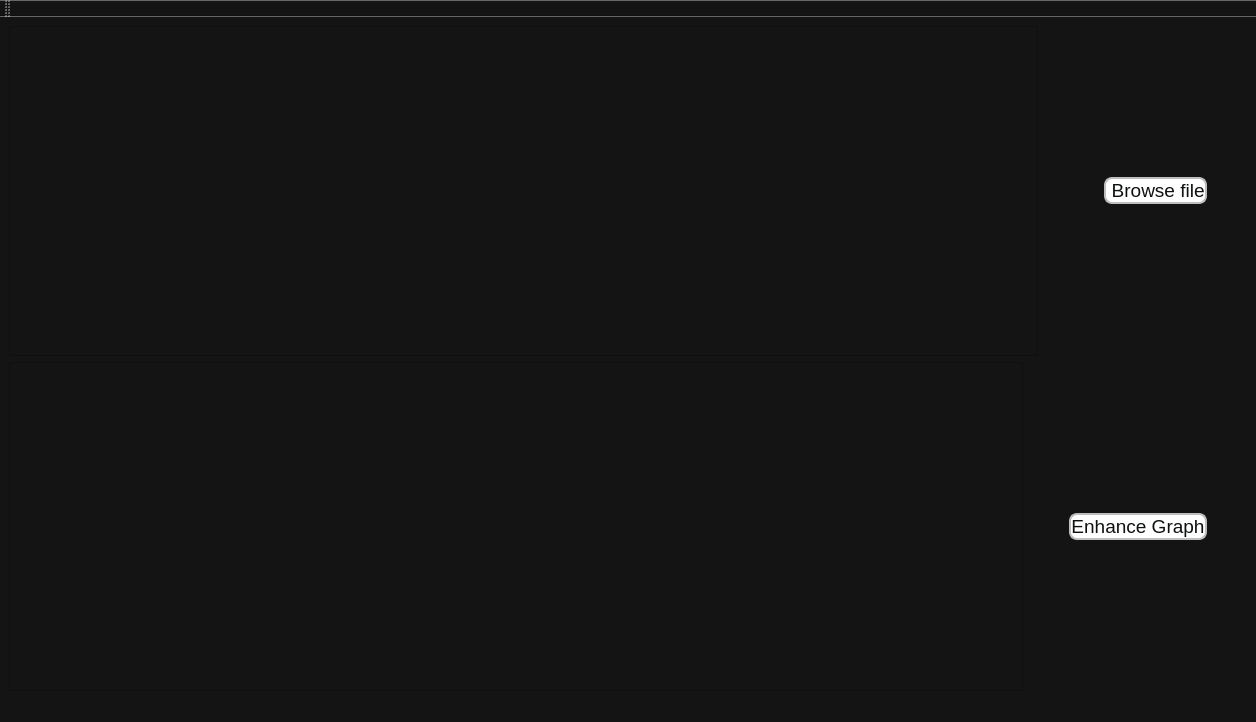
<?xml version="1.0" encoding="UTF-8"?>
<ui version="4.0">
 <class>MainWindow</class>
 <widget class="QMainWindow" name="MainWindow">
  <property name="geometry">
   <rect>
    <x>0</x>
    <y>0</y>
    <width>1256</width>
    <height>722</height>
   </rect>
  </property>
  <property name="windowTitle">
   <string>MainWindow</string>
  </property>
  <property name="whatsThis">
   <string>&lt;html&gt;&lt;head/&gt;&lt;body&gt;&lt;p&gt;background-color: #141414;&lt;/p&gt;&lt;/body&gt;&lt;/html&gt;</string>
  </property>
  <property name="styleSheet">
   <string notr="true">background-color: #141414;

</string>
  </property>
  <widget class="QWidget" name="centralwidget">
   <property name="styleSheet">
    <string notr="true">backgound-color: #141414;</string>
   </property>
   <layout class="QVBoxLayout" name="verticalLayout">
    <item>
     <layout class="QGridLayout" name="plotGridLayout1">
      <item row="1" column="0">
       <layout class="QHBoxLayout" name="horizontalLayout_4"/>
      </item>
      <item row="0" column="0">
       <widget class="PlotWidget" name="plotGraph1"/>
      </item>
      <item row="0" column="2">
       <layout class="QGridLayout" name="gridLayout">
        <item row="0" column="0">
         <spacer name="horizontalSpacer">
          <property name="orientation">
           <enum>Qt::Horizontal</enum>
          </property>
          <property name="sizeType">
           <enum>QSizePolicy::Fixed</enum>
          </property>
          <property name="sizeHint" stdset="0">
           <size>
            <width>60</width>
            <height>20</height>
           </size>
          </property>
         </spacer>
        </item>
        <item row="0" column="1">
         <widget class="QPushButton" name="browseBtn1">
          <property name="font">
           <font>
            <pointsize>14</pointsize>
           </font>
          </property>
          <property name="styleSheet">
           <string notr="true">background-color: #fff;
  border: 2px solid rgb(190, 190, 190);

  border-radius: 8px;

  color: #0f1111;
  


  line-height: 29px;

  position: relative;
  text-align: center;
  text-decoration: none;
  vertical-align: middle;</string>
          </property>
          <property name="text">
           <string> Browse file</string>
          </property>
          <property name="icon">
           <iconset>
            <normaloff>Images/browse.png</normaloff>Images/browse.png</iconset>
          </property>
          <property name="iconSize">
           <size>
            <width>25</width>
            <height>25</height>
           </size>
          </property>
          <property name="shortcut">
           <string>Ctrl+B</string>
          </property>
         </widget>
        </item>
        <item row="0" column="2">
         <spacer name="horizontalSpacer_2">
          <property name="orientation">
           <enum>Qt::Horizontal</enum>
          </property>
          <property name="sizeType">
           <enum>QSizePolicy::Fixed</enum>
          </property>
          <property name="sizeHint" stdset="0">
           <size>
            <width>40</width>
            <height>20</height>
           </size>
          </property>
         </spacer>
        </item>
       </layout>
      </item>
     </layout>
    </item>
    <item>
     <layout class="QGridLayout" name="plotGridLayout1_2">
      <item row="0" column="2">
       <layout class="QGridLayout" name="gridLayout_2">
        <item row="0" column="0">
         <widget class="QPushButton" name="browseBtn2">
          <property name="font">
           <font>
            <pointsize>14</pointsize>
           </font>
          </property>
          <property name="styleSheet">
           <string notr="true">background-color: #fff;
  border: 2px solid rgb(190, 190, 190);

  border-radius: 8px;

  color: #0f1111;
  


  line-height: 29px;

  position: relative;
  text-align: center;
  text-decoration: none;
  vertical-align: middle;</string>
          </property>
          <property name="text">
           <string>Enhance Graph</string>
          </property>
          <property name="icon">
           <iconset>
            <normaloff>Images/browse.png</normaloff>Images/browse.png</iconset>
          </property>
          <property name="iconSize">
           <size>
            <width>25</width>
            <height>25</height>
           </size>
          </property>
         </widget>
        </item>
       </layout>
      </item>
      <item row="0" column="1">
       <spacer name="horizontalSpacer_3">
        <property name="orientation">
         <enum>Qt::Horizontal</enum>
        </property>
        <property name="sizeType">
         <enum>QSizePolicy::Fixed</enum>
        </property>
        <property name="sizeHint" stdset="0">
         <size>
          <width>40</width>
          <height>20</height>
         </size>
        </property>
       </spacer>
      </item>
      <item row="0" column="0">
       <widget class="PlotWidget" name="plotGraph2">
        <property name="minimumSize">
         <size>
          <width>1</width>
          <height>0</height>
         </size>
        </property>
       </widget>
      </item>
      <item row="1" column="0">
       <layout class="QHBoxLayout" name="horizontalLayout_6"/>
      </item>
      <item row="0" column="3">
       <spacer name="horizontalSpacer_4">
        <property name="orientation">
         <enum>Qt::Horizontal</enum>
        </property>
        <property name="sizeType">
         <enum>QSizePolicy::Fixed</enum>
        </property>
        <property name="sizeHint" stdset="0">
         <size>
          <width>40</width>
          <height>20</height>
         </size>
        </property>
       </spacer>
      </item>
     </layout>
    </item>
   </layout>
  </widget>
  <widget class="QStatusBar" name="statusbar"/>
  <widget class="QToolBar" name="toolBar">
   <property name="windowTitle">
    <string>toolBar</string>
   </property>
   <attribute name="toolBarArea">
    <enum>TopToolBarArea</enum>
   </attribute>
   <attribute name="toolBarBreak">
    <bool>false</bool>
   </attribute>
  </widget>
  <action name="actionNew">
   <property name="text">
    <string>New</string>
   </property>
   <property name="shortcut">
    <string>Ctrl+N</string>
   </property>
  </action>
  <action name="actionSave_As">
   <property name="text">
    <string>Exit</string>
   </property>
   <property name="shortcut">
    <string/>
   </property>
  </action>
  <action name="actionChannel_3">
   <property name="text">
    <string>Channel 1</string>
   </property>
  </action>
  <action name="actionChannel_4">
   <property name="text">
    <string>Channel 2</string>
   </property>
  </action>
  <action name="actionChannel_5">
   <property name="text">
    <string>Channel 3</string>
   </property>
  </action>
  <action name="actionChannel_6">
   <property name="text">
    <string>Channel 1</string>
   </property>
  </action>
  <action name="actionChannel_7">
   <property name="text">
    <string>Channel 2</string>
   </property>
  </action>
  <action name="actionChannel_8">
   <property name="text">
    <string>Channel 3</string>
   </property>
  </action>
 </widget>
 <customwidgets>
  <customwidget>
   <class>PlotWidget</class>
   <extends>QGraphicsView</extends>
   <header location="global">pyqtgraph</header>
   <container>1</container>
  </customwidget>
 </customwidgets>
 <resources/>
 <connections/>
</ui>
